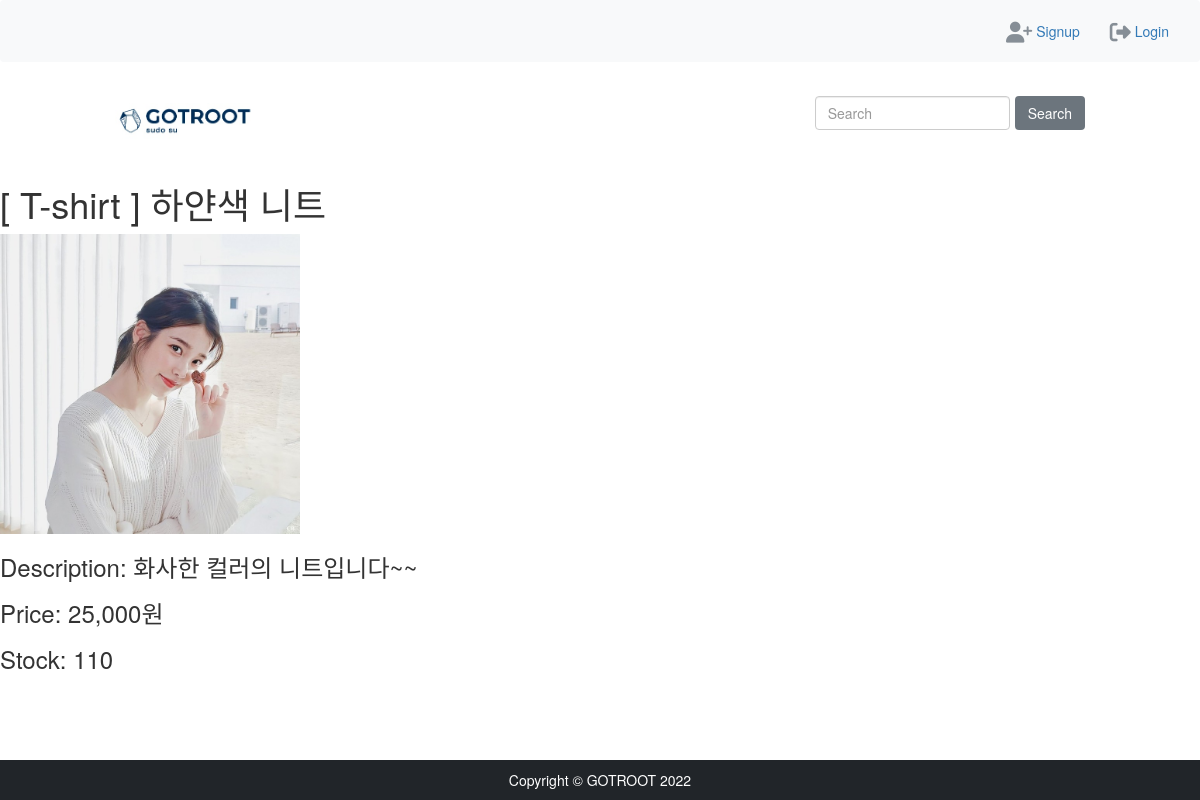
The page /2/ on the database as committed earlier.
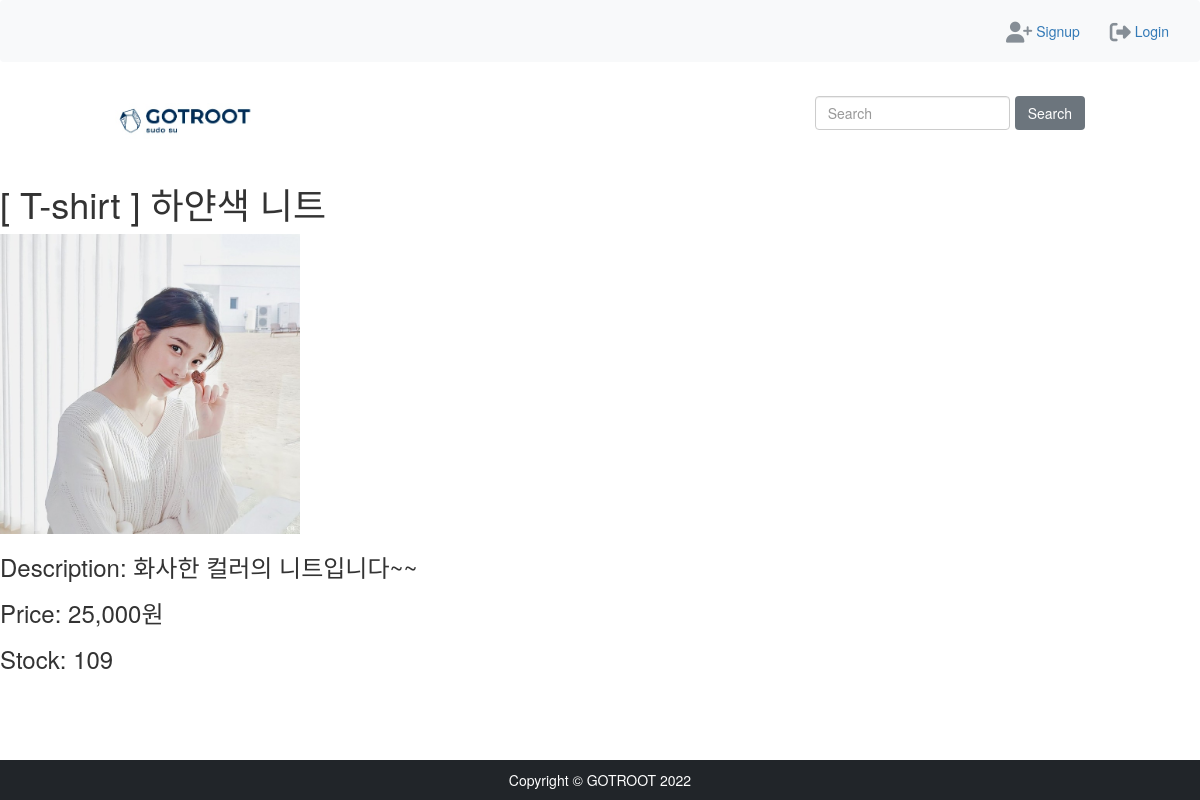
The same page on the database as committed later.
### shop/models.py (models this page shows, shortened)
class Product(models.Model):
    name = models.CharField(max_length=100)
    content = models.TextField(max_length=1000)
    category = models.ForeignKey(Category, on_delete=models.CASCADE)
    stock = models.PositiveIntegerField()
    price = models.IntegerField()
    created_at = models.DateTimeField(auto_now_add=True)
    modified_at = models.DateTimeField(auto_now=True)
    deleted_at = models.DateTimeField(null=True, blank=True)

class Category(models.Model):
    title = models.CharField(max_length=150)
    content = models.CharField(max_length=750)
    def __str__(self):
        return self.title

### shop/views.py (the view)
# urls.py: path('<int:product_id>/', views.detail, name='detail'),
def detail(request, product_id):
    user = request.user
    product = get_object_or_404(Product, pk=product_id)
    products_images = ProductImage.objects.filter(product=product)
    quantity = 1
    return render(request, 'shop/detail.html', {'product': product, 'product_images': products_images, 'user':user})

### shop/templates/shop/detail.html (shortened to what this page needs)
{% extends "shop/base.html" %}
{% load humanize %}
{% block content %}
    <h1> [ {{ product.category}} ] {{ product.name }}</h1>
        <div>
        {% for image in product_images %}
            <img src="{{ image.image.url }}" style="width: auto; height: 300px;">
        {% endfor %}
        </div>
    <h3> Description: {{ product.content }}</h3>
    <h3> Price: {{ product.price|intcomma }}원</h3>
    <h3> Stock: {{ product.stock }}</h3>
{% endblock content %}

Rows that differ between the two databases and show on the page:
changed Product "하얀색 니트": stock "110" → "109"
